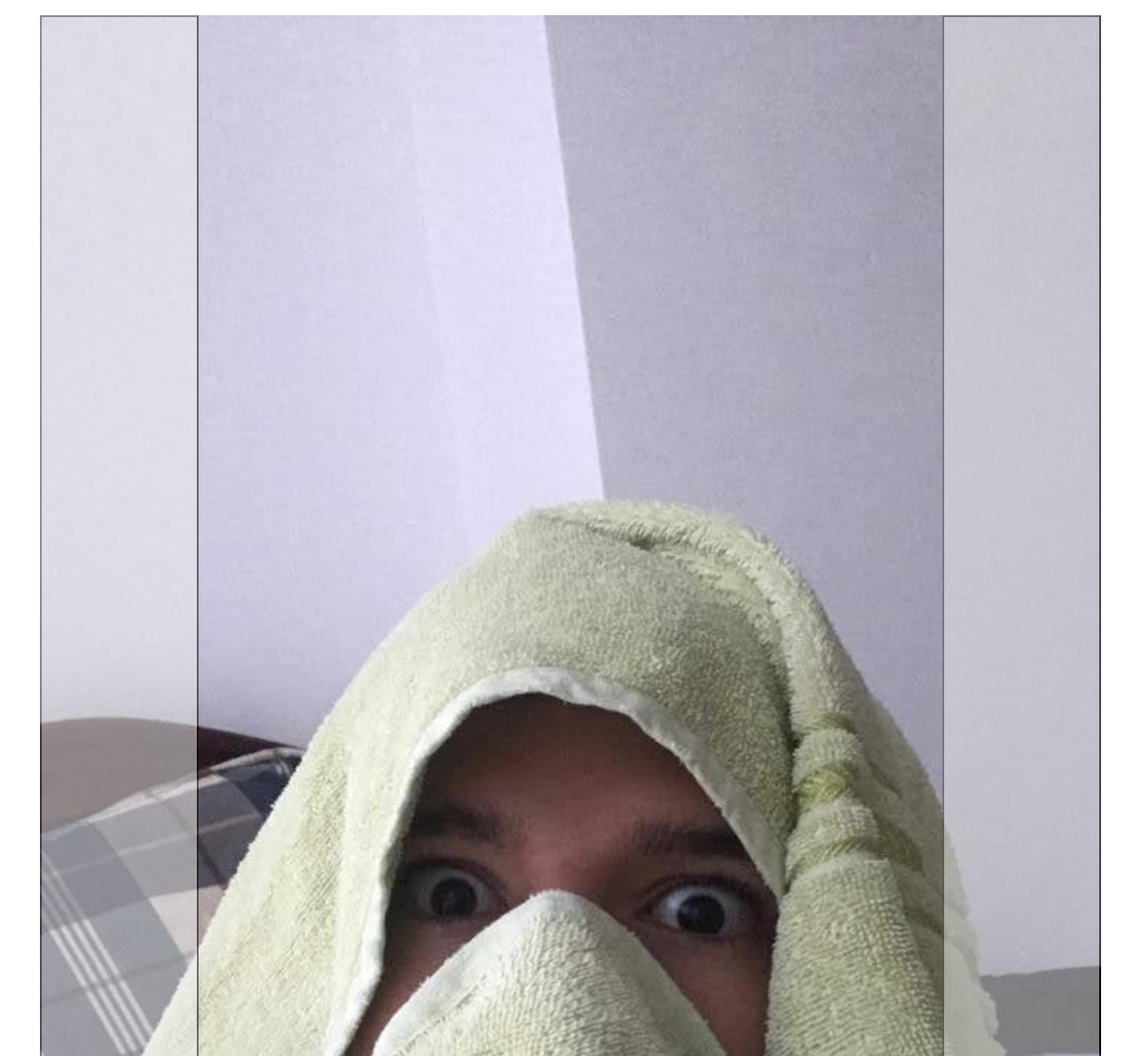
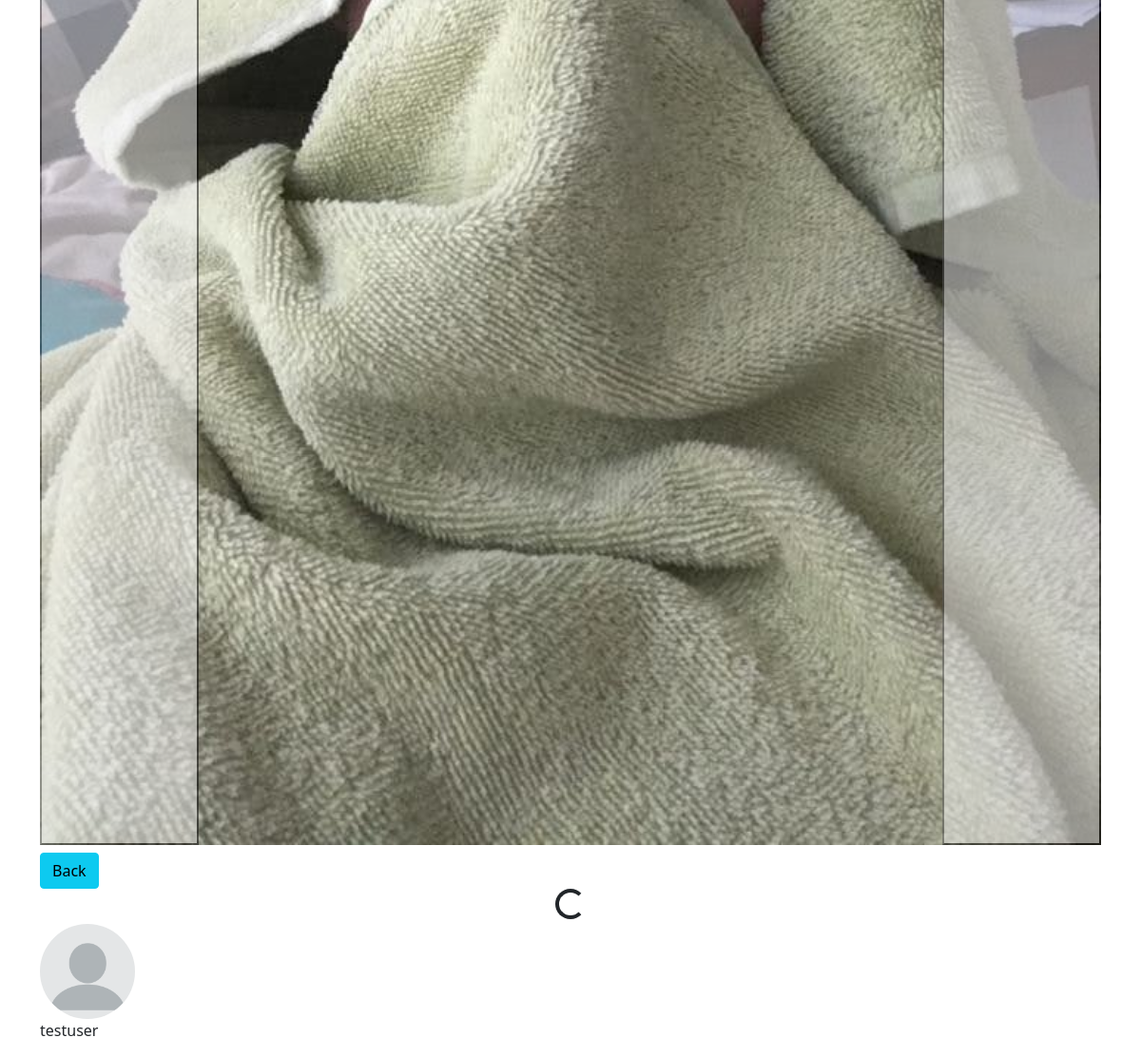
Screenshot of /112/ (signed in) with the database file from the repository (2 pictures, top to bottom).
### posts/models.py (models this page shows, shortened)
class Photo(models.Model):
    post = models.ForeignKey(Post, on_delete=models.CASCADE)
    image = models.ImageField(upload_to='photos')
    created = models.DateTimeField(auto_now_add=True)

class Post(models.Model):
    title = models.CharField(max_length=200)
    body = models.TextField()
    liked = models.ManyToManyField(User, blank=True)
    author = models.ForeignKey(Profile, on_delete=models.CASCADE)
    updated = models.DateTimeField(auto_now=True)
    created = models.DateTimeField(auto_now_add=True)
    def get_photos(self):
        return self.photo_set.all()
    class Meta:
        ordering = ('-created',)

### profiles/models.py (models this page shows, shortened)
class Profile(models.Model):
    user = models.OneToOneField(User, on_delete=models.CASCADE)
    bio = models.TextField(blank=True)
    avatar = models.ImageField(default="avatar.png", upload_to="avatars")
    updated = models.DateTimeField(auto_now=True)
    created = models.DateTimeField(auto_now_add=True)

### posts/views.py (the view)
# urls.py: path('<pk>/', post_detail, name='post_detail'),
@login_required
def post_detail(request, pk):
    obj = Post.objects.get(pk=pk)
    form = PostForm()
    context = {
        'obj': obj,
        'form': form,
    }
    return render(request, 'posts/detail.html', context)

### posts/templates/posts/detail.html (shortened to what this page needs)
{% extends "base.html" %}
{% load static %}
{% load crispy_forms_tags %}
{% block content %}
    {% if obj.get_photos %}
        <div id="carouselExample" class="carousel slide mb-2">
            <div class="carousel-inner">
                {%  for p in obj.get_photos %}
                    <div class="carousel-item {% if forloop.counter == 1 %}active{% endif %}">
                        <img src="{{p.image.url}}" class="d-block w-100" alt="Photo {{obj.pk}}">
                    </div>
                {% endfor %}
            </div>
            <button class="carousel-control-prev" type="button" data-bs-target="#carouselExample" data-bs-slide="prev">
                <span class="carousel-control-prev-icon" aria-hidden="true"></span>
            </button>
            <button class="carousel-control-next" type="button" data-bs-target="#carouselExample" data-bs-slide="next">
                <span class="carousel-control-next-icon" aria-hidden="true"></span>
            </button>
        </div>
    {% else %}
       <div class="mt-2 mb-2">No photo available.</div>
    {% endif %}
    <a href="{% url 'posts:main-board' %}" id="backBTN" class="btn btn-info">Back</a>
    <div id="spinnerBox" class="text-center">
        <div class="spinner-border" role="status"></div>
    </div>
    <div>
        <img src="{{ obj.author.avatar.url }}" class="rounded-circle" height="100px" width="auto" alt="{{ obj.author.user.username }}">
        <p>{{ obj.author.user.username }}</p>
    </div>
{% endblock content %}

### rows the page displays
Photo: image (picture)
Post: author.avatar (placeholder picture), author.user.username "testuser"
